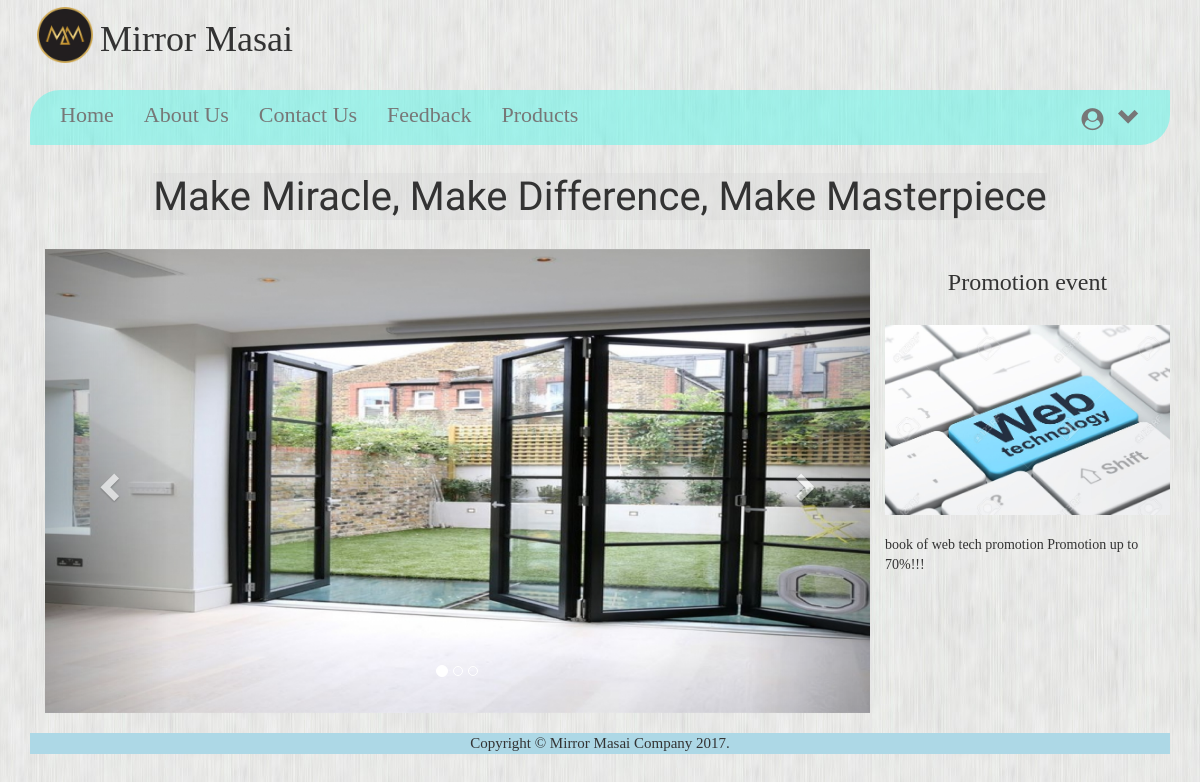
The page /cust_index.php on the database its author committed.
### tables this page shows
CREATE TABLE `photo` (
  `photoID` int(11) NOT NULL,
  `image` varchar(100) NOT NULL,
  `text` varchar(1000) NOT NULL
);

### cust_index.php (the view, shortened to what this page needs)
<!DOCTYPE html>
<html>
<head>
	<link rel="stylesheet" href="https://maxcdn.bootstrapcdn.com/bootstrap/3.3.7/css/bootstrap.min.css">
	<link href="css/style.css" rel="stylesheet">
	<link rel="stylesheet" href="https://maxcdn.bootstrapcdn.com/bootstrap/3.3.7/css/bootstrap.min.css">
  <link rel="stylesheet" href="https://cdnjs.cloudflare.com/ajax/libs/font-awesome/4.7.0/css/font-awesome.min.css">
</head>
<body style="font-family:'Alegreya SC';">
	<div class="container">
		<?php include('nav_bar.php');?>
	<div class="container-fluid" style="text-align:center;margin-top:10px;">
		<h1><span style="font-size:40px;">Make Miracle, Make Difference, Make Masterpiece</span></h1>
	</div>
	<br/>
	<div class="container-fluid">
	<div class="row">
		<div class="col-md-9" style="margin-left:0%">
			<div id="myCarousel" class="carousel slide" data-ride="carousel" style="width:100%;height:80%">
		    <ol class="carousel-indicators">
		      <li data-target="#myCarousel" data-slide-to="0" class="active"></li>
		      <li data-target="#myCarousel" data-slide-to="1"></li>
		      <li data-target="#myCarousel" data-slide-to="2"></li>
		    </ol>
		    <div class="carousel-inner">
		      <div class="item active">
		        <img src="img/carousel1.jpg" alt="windows" style="width:100%;height:100%">
		      </div>
		    </div>
		    <a class="left carousel-control" href="#myCarousel" data-slide="prev">
		      <span class="glyphicon glyphicon-chevron-left"></span>
		    </a>
		    <a class="right carousel-control" href="#myCarousel" data-slide="next">
		      <span class="glyphicon glyphicon-chevron-right"></span>
		    </a>
		  </div>
		</div>
		<div col-md-3>
		<h3 style="text-align:center;">Promotion event </h3>
		<?php
		$table_name="photo";
		$view="SELECT * FROM $table_name order by photoID desc limit 1";
		$result_img= mysql_query($view);
		$rows=mysql_fetch_array($result_img);
		?>
		<br/>
		<?php
		echo "<img src='img/".$rows['image']."' width=285px; ><br/><br/>";
		echo $rows['text'];
		 ?>
	 </div>
		</div>
	</div>
	<br/>
	<footer>
	<p>Copyright &copy Mirror Masai Company 2017.</p>
	</footer>
</div>
</body>
</html>

### css/style.css (style rules this page uses)
body { font-family: 'Alegreya SC'; color:Black; background-image: url('../img/user4.jpg'); background-repeat: repeat; font-size:18px; }
.item { text-align: center; width:100%; }
footer { text-align:center; background-color:lightblue; font-size:15px; }
h1 span { background-color:rgba(213, 213, 213, 0.37); font-family:'Almendra SC'; font-size:60px; text-align: center; }

### rows shown on the page
photo: image (picture), text "book of web tech promotion Promotion up to 70%!!!"
